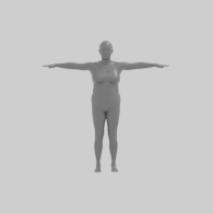
#> input picture Unknown.png, 213 x 214 px, found by its file name
$ jupyter execute --allow-errors 'Change foreground.ipynb'
#> lines starting #> are read from the running program, lines starting #| are printed output that depends on the picture; after the words box and inside, x2 and y2 are one past the last pixel; in counts of white or black regions, pixels touching at a corner belong together
[cell 1]
import numpy as np
import cv2
from matplotlib import pyplot as plt
from PIL import Image, ImageFilter
import skimage.exposure

plt.rc('image', cmap='gray')  # set default cmap from viridis to gray

# 1. Cv2

- Load sample figure & jeans texture image
- Import only gray channel of txt1 and resize to match dimensions of img

[cell 2]
img = cv2.cvtColor(cv2.imread('/Users/daniilbarkov/MyProjects/Uni/Pattern2/Unknown.png'), cv2.COLOR_BGR2RGB)
#> img is the input picture: shape (214, 213, 3); min 60, max 207, mean 200.4
txt1 = cv2.cvtColor(cv2.imread('/Users/daniilbarkov/MyProjects/Uni/Pattern2/texture1.jpg'), cv2.COLOR_BGR2RGB)
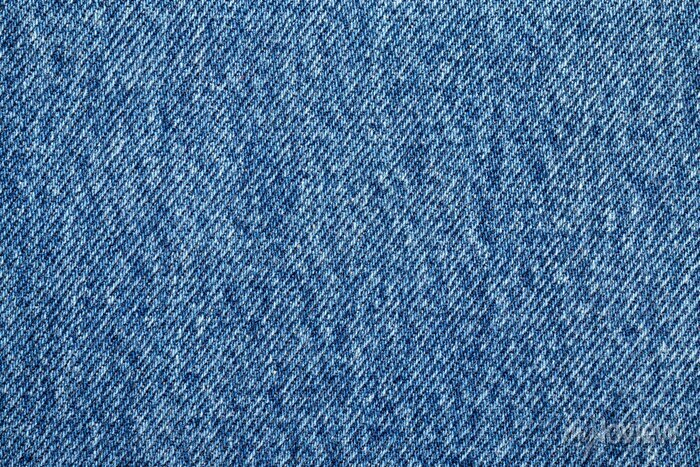
#> input picture texture1.jpg, 700 x 467 px, found by its file name

[cell 3]
fig, ax = plt.subplots(1, 2)
ax[0].imshow(img);
ax[1].imshow(txt1);

[cell 4]
# Resize
resized = cv2.resize(txt1, (int(img.shape[1]), int(img.shape[0])), interpolation=cv2.INTER_AREA)
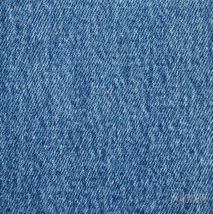
#> resized: shape (214, 213, 3); mean R, G, B 73.7, 112.7, 152.1
# Crop
cropped = txt1[0:214, 0:213]
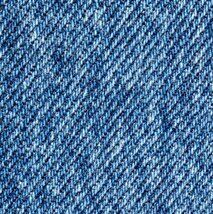
#> cropped: shape (214, 213, 3); mean R, G, B 75.6, 115.5, 155

fig, ax = plt.subplots(1, 2)
ax[0].imshow(resized)
ax[1].imshow(cropped);

For the alteration onwards, I choose the texture *resized* from the above and convert its colormap to gray.

[cell 5]
resized = cv2.cvtColor(resized, cv2.COLOR_RGB2GRAY)
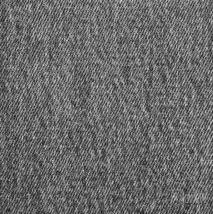
#> resized: shape (214, 213); min 24, max 217, mean 105.5
plt.imshow(resized);

[cell 6]
# Create mask profile, background color is 206, our threshold is 190
gray = img.copy()[:, :, 0]
mask = cv2.threshold(gray, 190, 255, cv2.THRESH_BINARY_INV)[1]
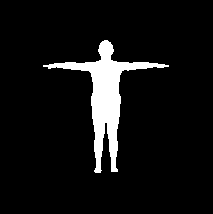
#> mask: shape (214, 213); 7.4% white; 1 white region, box (x1, y1, x2, y2) and area: (43, 40, 169, 173) 3378
plt.imshow(mask);

[cell 7]
# Blur makes our figure appear larger
mask_blur = cv2.GaussianBlur(mask, (3, 3), 0)
plt.imshow(mask_blur);

[cell 8]
jeans_out = cv2.bitwise_or(resized, resized, mask=mask_blur)
jeans_out = cv2.normalize(jeans_out, jeans_out, 0, 255,
                          cv2.NORM_MINMAX)  #for some reason this isn't accurate, must be checked
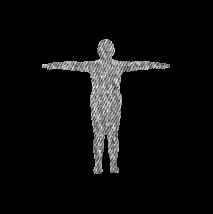
#> jeans_out: shape (214, 213); min 0, max 255, mean 12.7
jeans_out[mask_blur == 0] = 214  #due to wrong normalization 206 is 214 in this context
plt.imshow(jeans_out);

[cell 9]
jeans_out1 = cv2.cvtColor(jeans_out, cv2.COLOR_GRAY2RGB)
jeans_out1[mask_blur == 0] = (206, 206, 206)
plt.imshow(jeans_out1);
plt.savefig("jeans_fig.png")

## Script Consodilation

[cell 10]
path = '/Users/daniilbarkov/MyProjects/Uni/Pattern2/Unknown.png'
img = cv2.cvtColor(cv2.imread('/Users/daniilbarkov/MyProjects/Uni/Pattern2/Unknown.png'), cv2.COLOR_BGR2RGB)
txt1 = cv2.cvtColor(cv2.imread('/Users/daniilbarkov/MyProjects/Uni/Pattern2/texture1.jpg'), cv2.COLOR_BGR2RGB)
resized = cv2.resize(txt1, (int(img.shape[1]), int(img.shape[0])), interpolation=cv2.INTER_AREA)
resized = cv2.cvtColor(resized, cv2.COLOR_RGB2GRAY)


def create_mask(img):
    gray = img.copy()[:, :, 0]
    mask = cv2.threshold(gray, 190, 255, cv2.THRESH_BINARY_INV)[1]  #experiment with threshold, see next cell
    mask_blur = cv2.GaussianBlur(mask, (3, 3), 0)  #experiment with kernel
    return (mask, mask_blur)


def einfarbig(path):
    img = cv2.cvtColor(cv2.imread(path), cv2.COLOR_BGR2RGB)
    mask = create_mask(img)[0]
    img2 = img.copy()
    img2[mask > 0] = (170, 170, 170)
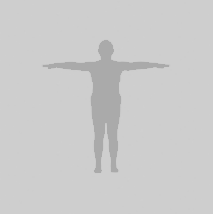
#> img2: shape (214, 213, 3); 7.38% of pixels changed, all inside (x1, y1, x2, y2) = (43, 40, 169, 173)
    return img2


def einfarbig_old(img):
    bg_gray = img[10, 10]
#> bg_gray = [206, 206, 206]
    lower_bound = bg_gray - 30
#> lower_bound = [176, 176, 176]
    upper_bound = bg_gray + 30
#> upper_bound = [236, 236, 236]
    mask = cv2.inRange(img, lower_bound, upper_bound)
#> mask: shape (214, 213); 93% white; 1 black region, box (x1, y1, x2, y2) and area: (43, 41, 167, 172) 3187
    mask = cv2.bitwise_not(mask)
    img2 = img.copy()
    img2[mask > 0] = (170, 170, 170)
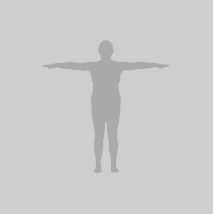
#> img2: shape (214, 213, 3); 6.96% of pixels changed, all inside (x1, y1, x2, y2) = (43, 41, 167, 172)
    return img2


def jeans(path):
    img = cv2.cvtColor(cv2.imread(path), cv2.COLOR_BGR2RGB)

    resized = cv2.resize(txt1, (int(img.shape[1]), int(img.shape[0])), interpolation=cv2.INTER_AREA)
    resized2 = cv2.cvtColor(resized, cv2.COLOR_RGB2GRAY)

    gray = img.copy()[:, :, 0]
    mask = cv2.threshold(gray, 190, 255, cv2.THRESH_BINARY_INV)[1]  #experiment with threshold, see next cell
    mask_blur = cv2.GaussianBlur(mask, (3, 3), 0)  #experiment with kernel

    img2 = cv2.bitwise_or(resized2, resized2, mask=mask_blur)
    img2 = cv2.cvtColor(img2, cv2.COLOR_GRAY2RGB)
    img2[mask == 0] = (206, 206, 206)
    return img2

[cell 11]
ein1 = einfarbig(path)
ein2 = einfarbig_old(img)
diff = cv2.bitwise_not(ein1 - ein2)
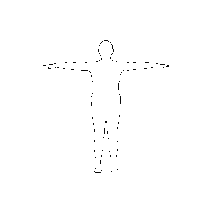
#> diff: shape (214, 213, 3); min 5, max 255, mean 254
fig, ax = plt.subplots(1, 3)
ax[0].imshow(diff)
ax[1].imshow(ein1)
ax[2].imshow(ein2);

## Apply the Script on the Data Set

[cell 12]
import os

path = '/Users/daniilbarkov/MyProjects/Uni/Pattern2/dataset/synthetic_images'

[cell 13]
def traverse(root):
    for item in sorted(os.listdir(root)):
        if not item.startswith('.'):
            path_ac = os.path.join(root, item)
            if os.path.isfile(path_ac):
                filename = item[:-4]
                if "male" in path_ac:
                    cv2.imwrite(filename + "-m-ein.png", einfarbig(path_ac))
                    if "ein" not in filename:
                        cv2.imwrite(filename + "-m-jeans.png", jeans(path_ac))
                    if "ein" not in filename and "jeans" not in filename:
                        os.rename(path_ac, filename + "-m.png")
                else:
                    cv2.imwrite(filename + "-f-ein.png", einfarbig(path_ac))
                    if "ein" not in filename:
                        cv2.imwrite(filename + "-f-jeans.png", jeans(path_ac))
                    if "ein" not in filename and "jeans" not in filename:
                        os.rename(path_ac, filename + "-f.png")
                os.chdir(os.path.dirname(path_ac))
            else:
                traverse(path_ac)


#> (the rest of this cell did not finish here and is left out)

#> (a cell that did not finish here is left out)

[cell 15]
import re

path = '/Users/daniilbarkov/MyProjects/Uni/Pattern2/dataset/synthetic_images/200x200/pose0/female'

#> (the rest of this cell did not finish here and is left out)

## Old Method

[cell 16]
img = cv2.imread('/Users/daniilbarkov/MyProjects/Uni/Pattern2/Unknown.png')
txt1 = cv2.imread('/Users/daniilbarkov/MyProjects/Uni/Pattern2/texture1.jpg')
#> txt1 is the input picture: shape (467, 700, 3); mean B, G, R 152.1, 112.7, 73.7
txt1 = cv2.cvtColor(txt1, cv2.COLOR_BGR2RGB)

# get image dimensions
h = img.shape[0]  #height
#> h = 214
w = img.shape[1]  #width
#> w = 213

plt.imshow(img);

[cell 17]
img[100, 100]  #grey background color tone
#> Out = [120, 120, 120]

[cell 18]
rand_b = np.random.randint(255)
rand_g = np.random.randint(255)
rand_r = np.random.randint(255)

[cell 19]
texture = False
for y in range(0, img.shape[0]):  #looping through each rows
    for x in range(0, img.shape[1]):  #looping through each column
        if (np.abs(img[y, x] - (206, 206, 206)) > 2).any():
            if not texture:
                img[y, x] = (rand_b, rand_g, rand_r)
            else:
                img[y, x] = txt1[y, x]
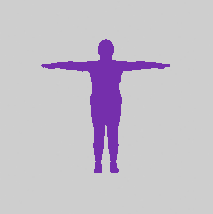
#> img: shape (214, 213, 3); 8.27% of pixels changed, all inside (x1, y1, x2, y2) = (41, 39, 170, 173)
